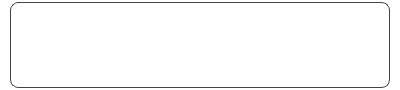
<?xml version="1.0" encoding="UTF-8"?>
<ui version="4.0">
    <class>ChatMessageWidget</class>
    <widget class="QWidget" name="ChatMessageWidget">
        <property name="geometry">
            <rect>
                <x>0</x>
                <y>0</y>
                <width>400</width>
                <height>50</height>
            </rect>
        </property>
        <property name="windowTitle">
            <string>Form</string>
        </property>
        <property name="styleSheet">
            <string notr="true">/* Ensure the base widget is transparent */
                QWidget {
                background-color: transparent;
                }

                QTextEdit {
                border: 1px solid #444;
                border-radius: 8px;
                padding: 8px;
                font-size: 14px;
                /* We'll set the background color in the .py file */
                }
            </string>
        </property>
        <layout class="QHBoxLayout" name="mainLayout">
            <property name="spacing">
                <number>0</number>
            </property>
            <property name="leftMargin">
                <number>10</number>
            </property>
            <property name="topMargin">
                <number>2</number>
            </property>
            <property name="rightMargin">
                <number>10</number>
            </property>
            <property name="bottomMargin">
                <number>2</number>
            </property>
            <item>
                <widget class="QTextEdit" name="messageContent">
                    <property name="sizePolicy">
                        <sizepolicy hsizetype="Preferred" vsizetype="Preferred">
                            <horstretch>0</horstretch>
                            <verstretch>0</verstretch>
                        </sizepolicy>
                    </property>
                    <property name="verticalScrollBarPolicy">
                        <enum>Qt::ScrollBarPolicy::ScrollBarAlwaysOff</enum>
                    </property>
                    <property name="horizontalScrollBarPolicy">
                        <enum>Qt::ScrollBarPolicy::ScrollBarAlwaysOff</enum>
                    </property>
                </widget>
            </item>
        </layout>
    </widget>
    <resources/>
    <connections/>
</ui>
